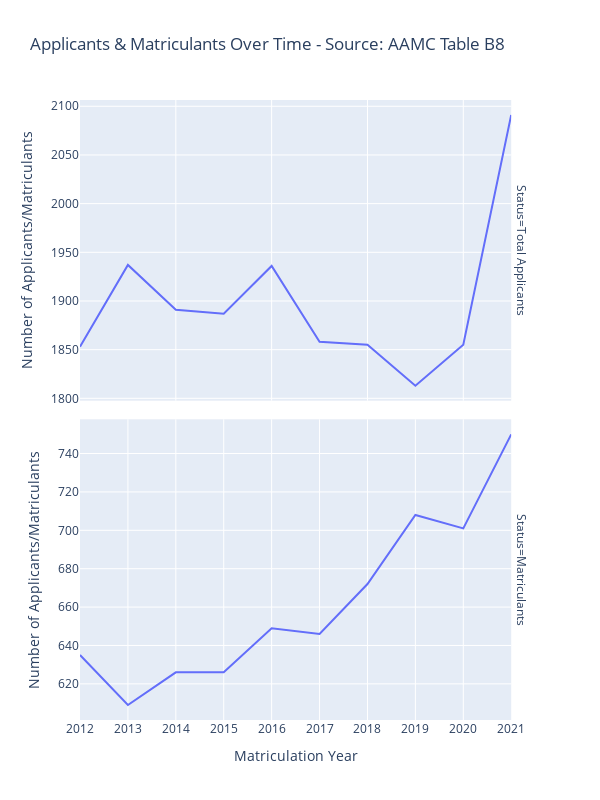

This figure's notebook cell:
### Code cell
fig = px.line(apps, x="Matriculation Year", y="Number of Applicants/Matriculants", facet_row="Status", width=600, height=800,
             title="Applicants & Matriculants Over Time - Source: AAMC Table B8")
fig.update_yaxes(matches=None)
fig.update_layout(xaxis = dict(tickmode="linear", tick0=2012, dtick=1))
fig.show()
#fig.write_image(file="Applications_Matriculations.png")

### Figure 1 — Plotly figure (JSON) as saved in the notebook; plotly's stock layout.template omitted (floating-point values rounded to 4 significant figures)
{"data": [{"hovertemplate": "Status=Total Applicants<br>Matriculation Year=%{x}<br>Number of Applicants/Matriculants=%{y}<extra></extra>", "legendgroup": "", "line": {"color": "#636efa", "dash": "solid"}, "mode": "lines", "name": "", "orientation": "v", "showlegend": false, "type": "scatter", "x": [2012, 2013, 2014, 2015, 2016, 2017, 2018, 2019, 2020, 2021], "xaxis": "x2", "y": [1853, 1937, 1891, 1887, 1936, 1858, 1855, 1813, 1855, 2091], "yaxis": "y2"}, {"hovertemplate": "Status=Matriculants<br>Matriculation Year=%{x}<br>Number of Applicants/Matriculants=%{y}<extra></extra>", "legendgroup": "", "line": {"color": "#636efa", "dash": "solid"}, "mode": "lines", "name": "", "orientation": "v", "showlegend": false, "type": "scatter", "x": [2012, 2013, 2014, 2015, 2016, 2017, 2018, 2019, 2020, 2021], "xaxis": "x", "y": [635, 609, 626, 626, 649, 646, 672, 708, 701, 750], "yaxis": "y"}], "layout": {"annotations": [{"font": {}, "showarrow": false, "text": "Status=Matriculants", "textangle": 90, "x": 0.98, "xanchor": "left", "xref": "paper", "y": 0.2425, "yanchor": "middle", "yref": "paper"}, {"font": {}, "showarrow": false, "text": "Status=Total Applicants", "textangle": 90, "x": 0.98, "xanchor": "left", "xref": "paper", "y": 0.7575, "yanchor": "middle", "yref": "paper"}], "height": 800, "legend": {"tracegroupgap": 0}, "title": {"text": "Applicants & Matriculants Over Time - Source: AAMC Table B8"}, "width": 600, "xaxis": {"anchor": "y", "autorange": true, "domain": [0, 0.98], "dtick": 1, "range": [2012, 2021], "tick0": 2012, "tickmode": "linear", "title": {"text": "Matriculation Year"}, "type": "linear"}, "xaxis2": {"anchor": "y2", "autorange": true, "domain": [0, 0.98], "matches": "x", "range": [2012, 2021], "showticklabels": false, "type": "linear"}, "yaxis": {"anchor": "x", "autorange": true, "domain": [0, 0.485], "range": [601.2, 757.8], "title": {"text": "Number of Applicants/Matriculants"}, "type": "linear"}, "yaxis2": {"anchor": "x2", "autorange": true, "domain": [0.515, 1], "range": [1798.0, 2106.0], "title": {"text": "Number of Applicants/Matriculants"}, "type": "linear"}}}
